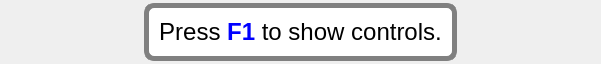
<?xml version="1.0" encoding="UTF-8"?>
<ui version="4.0">
 <class>GraphicsShadowCtrlNotice</class>
 <widget class="QWidget" name="GraphicsShadowCtrlNotice">
  <property name="geometry">
   <rect>
    <x>0</x>
    <y>0</y>
    <width>601</width>
    <height>64</height>
   </rect>
  </property>
  <property name="windowTitle">
   <string>Shadow View</string>
  </property>
  <layout class="QHBoxLayout" name="horizontalLayout">
   <property name="spacing">
    <number>3</number>
   </property>
   <property name="margin">
    <number>3</number>
   </property>
   <item>
    <spacer name="horizontalSpacer">
     <property name="orientation">
      <enum>Qt::Horizontal</enum>
     </property>
     <property name="sizeHint" stdset="0">
      <size>
       <width>40</width>
       <height>20</height>
      </size>
     </property>
    </spacer>
   </item>
   <item>
    <widget class="QLabel" name="label">
     <property name="styleSheet">
      <string notr="true">QWidget {     
     border-style: solid;
     border-width: 5px;
     border-color: gray;
     border-radius: 10px;
	  padding: 10px;
     background-color: white;
     color: black;
}</string>
     </property>
     <property name="text">
      <string>&lt;html&gt;&lt;head/&gt;&lt;body&gt;&lt;p&gt;&lt;span style=&quot; font-size:18pt;&quot;&gt;Press &lt;/span&gt;&lt;span style=&quot; font-size:18pt; font-weight:600; color:#0000ff;&quot;&gt;F1&lt;/span&gt;&lt;span style=&quot; font-size:18pt;&quot;&gt; to show controls.&lt;/span&gt;&lt;/p&gt;&lt;/body&gt;&lt;/html&gt;</string>
     </property>
     <property name="alignment">
      <set>Qt::AlignCenter</set>
     </property>
    </widget>
   </item>
   <item>
    <spacer name="horizontalSpacer_2">
     <property name="orientation">
      <enum>Qt::Horizontal</enum>
     </property>
     <property name="sizeHint" stdset="0">
      <size>
       <width>40</width>
       <height>20</height>
      </size>
     </property>
    </spacer>
   </item>
  </layout>
 </widget>
 <resources/>
 <connections/>
</ui>
